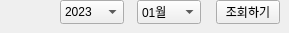
       <widget class="QWidget" name="page_14">
        <widget class="QPushButton" name="inquirybtn_1">
         <property name="geometry">
          <rect>
           <x>216</x>
           <y>0</y>
           <width>64</width>
           <height>24</height>
          </rect>
         </property>
         <property name="cursor">
          <cursorShape>PointingHandCursor</cursorShape>
         </property>
         <property name="text">
          <string>조회하기</string>
         </property>
        </widget>
        <widget class="QComboBox" name="comboBox_1">
         <property name="geometry">
          <rect>
           <x>60</x>
           <y>0</y>
           <width>64</width>
           <height>24</height>
          </rect>
         </property>
         <item>
          <property name="text">
           <string>2023</string>
          </property>
         </item>
         <item>
          <property name="text">
           <string>2024</string>
          </property>
         </item>
        </widget>
        <widget class="QComboBox" name="comboBox_2">
         <property name="geometry">
          <rect>
           <x>137</x>
           <y>0</y>
           <width>64</width>
           <height>24</height>
          </rect>
         </property>
         <item>
          <property name="text">
           <string>01월</string>
          </property>
         </item>
         <item>
          <property name="text">
           <string>02월</string>
          </property>
         </item>
         <item>
          <property name="text">
           <string>03월</string>
          </property>
         </item>
         <item>
          <property name="text">
           <string>04월</string>
          </property>
         </item>
         <item>
          <property name="text">
           <string>05월</string>
          </property>
         </item>
         <item>
          <property name="text">
           <string>06월</string>
          </property>
         </item>
        </widget>
       </widget>
